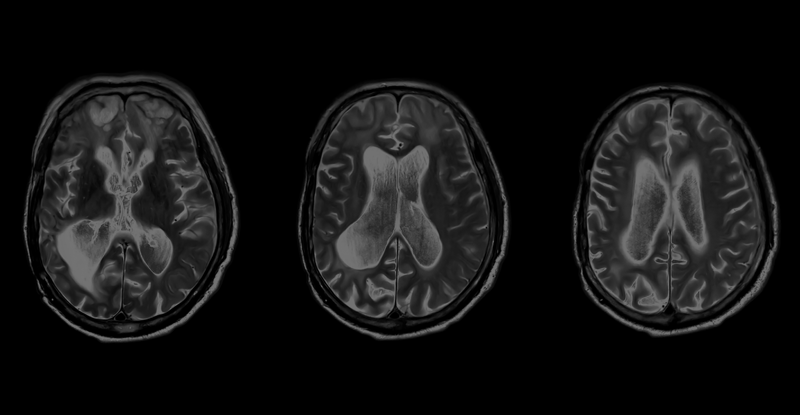
#> input picture HW2_DIP/images/brains.png, 800 x 415 px
$ python 1.py
#> lines starting #> are read from the running program, lines starting #| are printed output that depends on the picture
import cv2 as cv
import numpy as np
import matplotlib.pyplot as plt
import math

brain = cv.imread("images/brains.png",0)
#> brain is the input picture: shape (415, 800); min 0, max 117, mean 19.6

def powerlow (image , gamma):
    #power law
#> called with gamma = 0.5
    image =  image ** gamma
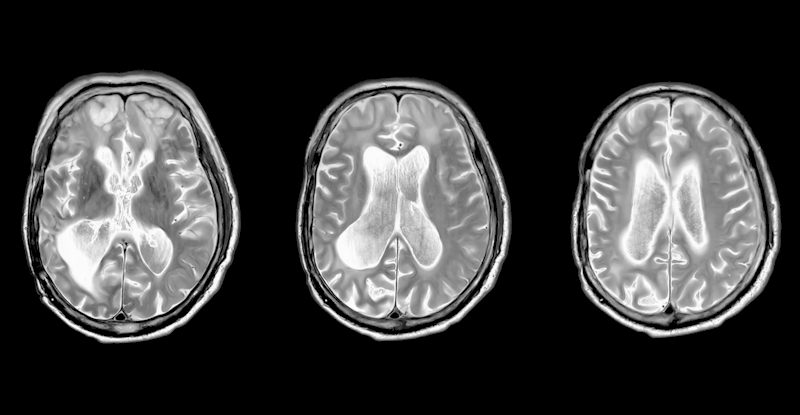
#> image: shape (415, 800) float64; min 0, max 10.82, mean 2.63; drawn with min black and max white
    #This is better than calculating c
    image = image * 255 / image.max()
    #change type from floot16 to uint8
    image = image.astype('uint8')
    return image
# define subplots
fig , axs = plt.subplots(nrows = 2 , ncols = 3 )
# make title
fig.suptitle("intensity based opertaions")
# apply function
power = powerlow(brain,0.5)
#show image
axs[0 , 0].imshow(power, cmap = 'gray' , vmin = 0 , vmax = 255)
#make title
axs[0 , 0].set_title("gamma=0.5")
#turn off axiss
axs[0 , 0].set_axis_off()

#show histogram
axs[1 , 0].hist(power.ravel(),bins=range(256),log=True)
axs[1 , 0].set_title("histogram")
#turn off fram
axs[1 , 0].set_frame_on(False)
#turn off y axis
axs[1 , 0].axes.get_yaxis().set_visible(False)

#log transform function
def logtransformation(img , k):
    #log transform
#> called with k = 1000
    img = np.log (img+1 ) /np.log(k)
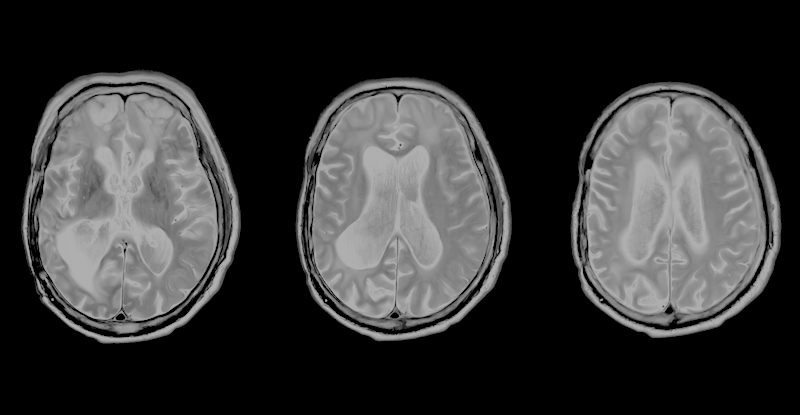
#> img: shape (415, 800) float16; min 0, max 0.69, mean 0.211
    #scale to 0 to 255
    img = img * 255 / img.max()
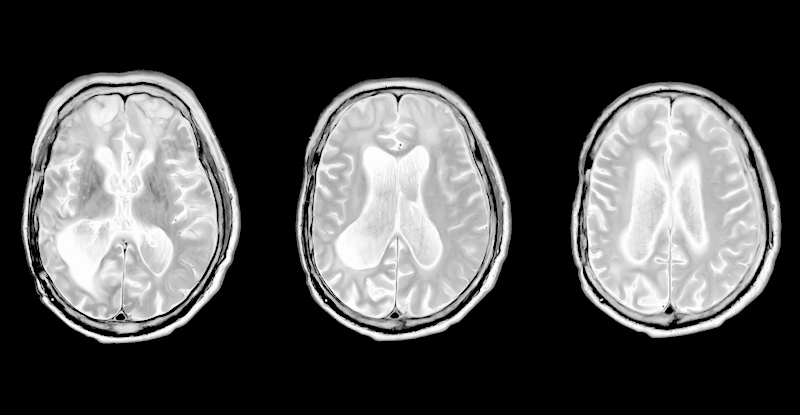
#> img: shape (415, 800) float16; min 0, max 254.9, mean 77.8
    #change to uint8
    img = img.astype('uint8')
    return img

#apply function
logimg = logtransformation(brain,1000)
#show
axs[0 , 1].imshow(logimg, cmap = 'gray' , vmin = 0 , vmax = 255)
axs[0 , 1].set_title("log")
axs[0 , 1].set_axis_off()
#show histogram
axs[1 , 1].hist(logimg.ravel(),bins=range(256) , log=True)
axs[1 , 1].set_title("histogram")
axs[1 , 1].set_frame_on(False)
axs[1 , 1].axes.get_yaxis().set_visible(False)


#show original image
axs[0 , 2].imshow(brain, cmap = 'gray' )
axs[0 , 2].set_title("Original")
axs[0 , 2].set_axis_off()
#show original image histogram
axs[1 , 2].hist(brain.ravel(),bins=range(256),log=True )
axs[1 , 2].set_title("histogram")
axs[1 , 2].set_frame_on(False)
axs[1 , 2].axes.get_yaxis().set_visible(False)

plt.show()
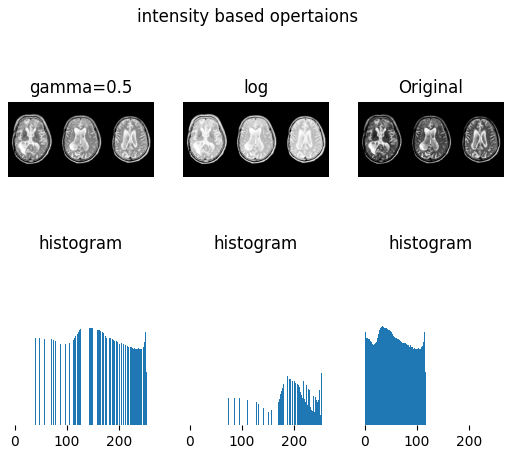
#> figure drawn by matplotlib, 6 panels; panel 4: tallest bar 200763 high, from x = 0 to 1; panel 5: tallest bar 200763 high, from x = 0 to 1; panel 6: tallest bar 200763 high, from x = 0 to 1

$ run again, with HW2_DIP/images/bone-scan.png copied over HW2_DIP/images/brains.png
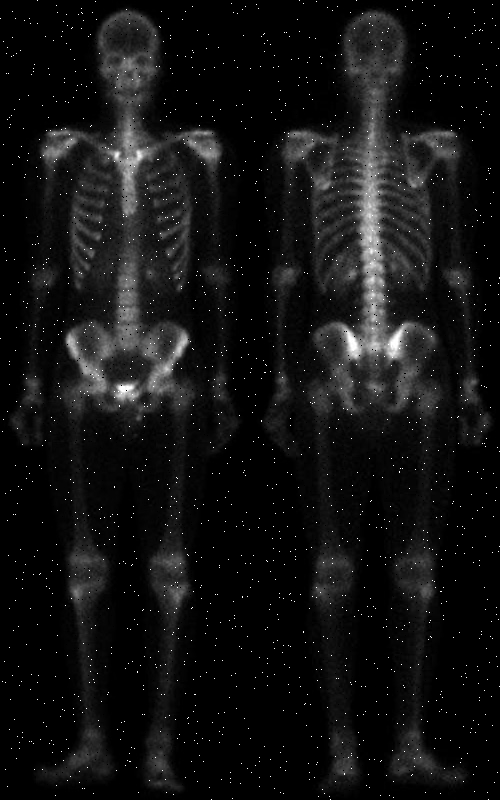
#> input picture HW2_DIP/images/bone-scan.png, 500 x 800 px
#> brain is the input picture: shape (800, 500); min 0, max 255, mean 18.3
#> in powerlow, `image =  image ** gamma`:
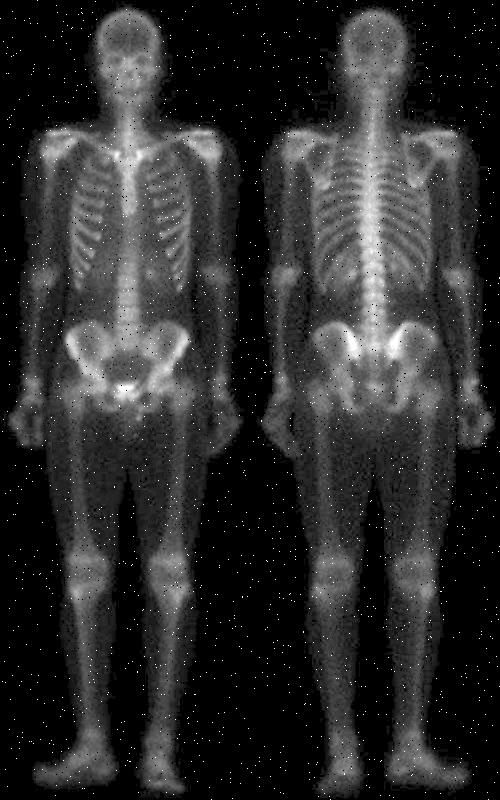
#> image: shape (800, 500) float64; min 0, max 15.97, mean 2.82; drawn with min black and max white
#> in logtransformation, `img = np.log (img+1 ) /np.log(k)`:
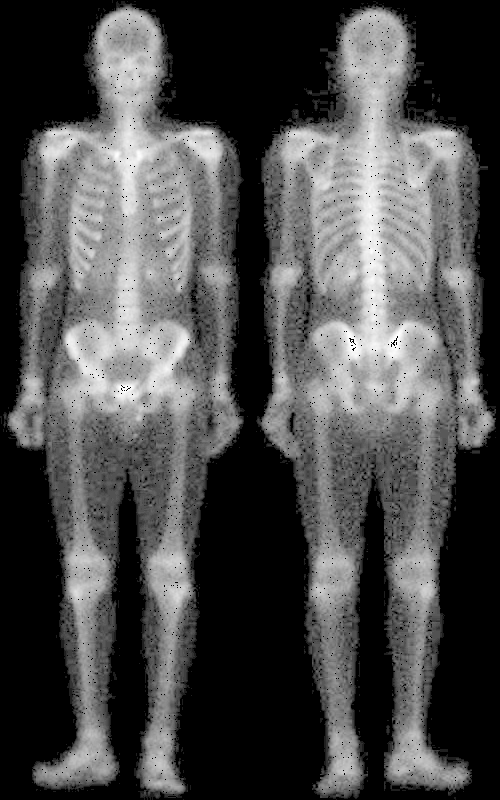
#> img: shape (800, 500) float16; 0.52% of the values are NaN or infinite; the others: min 0, max 0.803, mean 0.244; drawn with min black, max white, NaN and infinite black

$ run again, with HW2_DIP/images/Dark.tif saved as HW2_DIP/images/brains.png
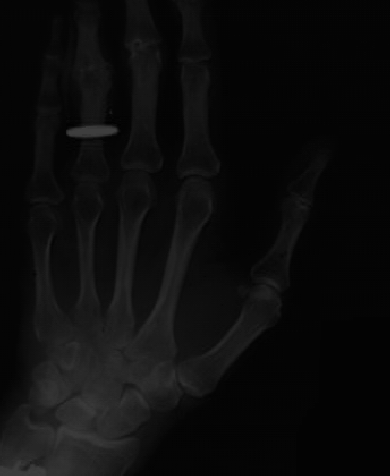
#> input picture HW2_DIP/images/Dark.tif, 390 x 476 px
#> brain is the input picture: shape (476, 390); min 1, max 63, mean 12.3
#> in powerlow, `image = image * 255 / image.max()`:
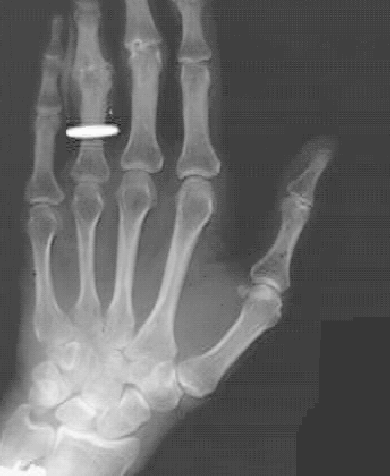
#> image: shape (476, 390) float64; min 32.13, max 255, mean 102.3
#> in logtransformation, `img = img * 255 / img.max()`:
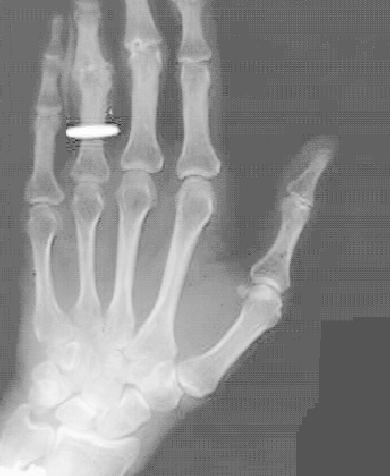
#> img: shape (476, 390) float16; min 42.5, max 255, mean 139.4
